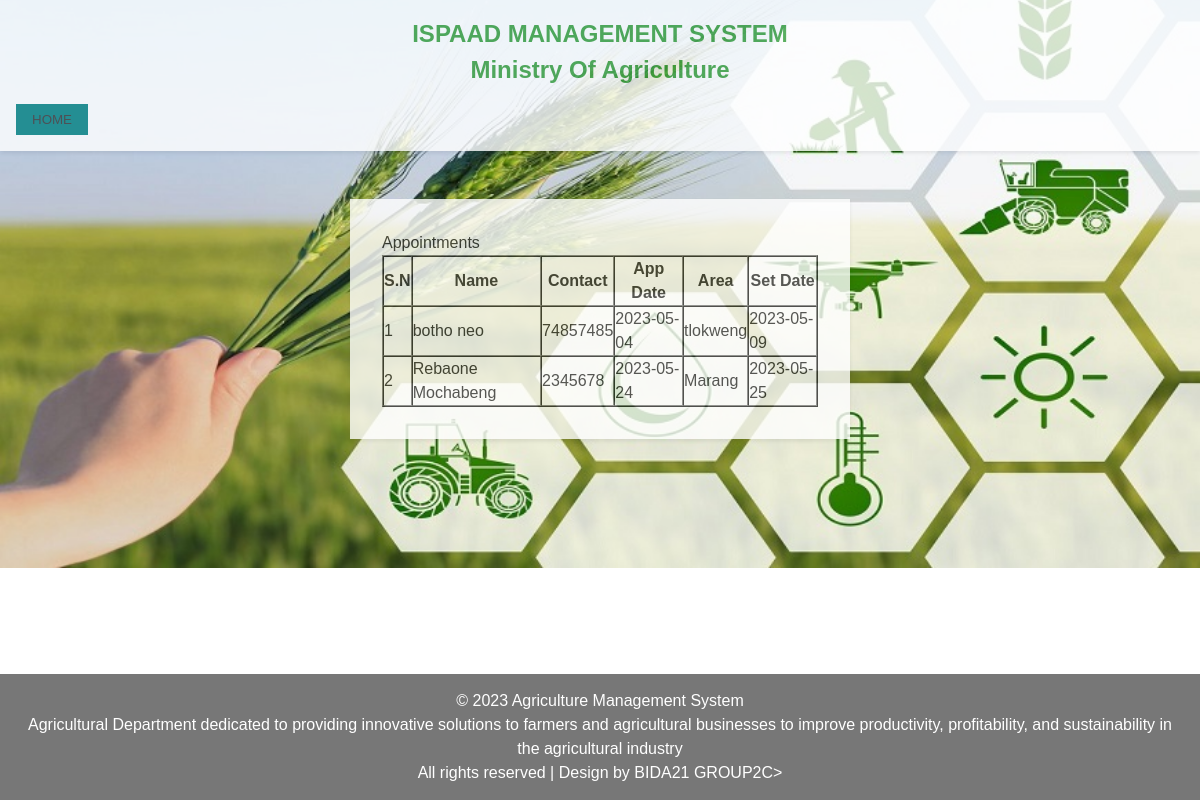
The page /viewApps.php on the database its author committed.
### tables this page shows
CREATE TABLE `appointments` (
  `name` varchar(55) NOT NULL,
  `contact` varchar(55) NOT NULL,
  `appdate` date NOT NULL,
  `area` varchar(55) NOT NULL,
  `setDate` date NOT NULL
);

### viewApps.php (the view, shortened to what this page needs)
<!DOCTYPE html>
<html>
    <head>
        <link rel="stylesheet" href="CSS/style.css">
    </head>
    <body>
        <header>
          <h2>ISPAAD MANAGEMENT SYSTEM<br>
            Ministry Of Agriculture</h2>
           <nav>
            <ul>
              <button type="submit">
                <a href="home.php">HOME</a>
            </button>
            </ul>
          </nav>
        </header>
        <br></br>
   <div class="Register Page">
      <div class="form">
        <form class="registration-form" action="" method="post">
          <p>Appointments</p>
<?php
$hostName = "localhost";
$username = "root";
$password = "";
$databaseName = "ispaad";
$conn = new PDO("mysql:host=$hostName;dbname=$databaseName", $username, $password);
$conn->setAttribute(PDO::ATTR_ERRMODE, PDO::ERRMODE_EXCEPTION);
try {
    $query= "SELECT name,  contact,  appdate,  area, setDate FROM appointments";
$prepared = $conn->prepare($query);
$prepared->execute();
$result = $prepared -> fetchAll(PDO::FETCH_ASSOC);
 ?>
 <table border="1" cellpadding="10" cellspacing="0">
 <tr>
    <th>S.N</th>
    <th>Name</th>
    <th>Contact</th>
    <th>App Date</th>
    <th>Area</th>
    <th>Set Date</th>
  </tr>
 <?php
 $sn=1;
 foreach($result as $data) {
   ?>
    <tr>
   <td><?php echo $sn; ?> </td>
   <td><?php echo $data['name']; ?> </td>
   <td><?php echo $data['contact']; ?> </td>
   <td><?php echo $data['appdate']; ?> </td>
   <td><?php echo $data['area']; ?> </td>
   <td><?php echo $data['setDate']; ?> </td>
    </tr>
    <?php
        $sn++;
  }
  ?>
</table>
  <?php
} catch(PDOException $e) {
  echo "Error: " . $e->getMessage();
}
?>
</div>
      </div>
    <br></br>
    <footer class="footer container-fluid text-center">
    <p>© 2023 Agriculture Management System</p>
          <p>Agricultural Department dedicated to providing innovative solutions to farmers and agricultural businesses to improve productivity, profitability, and sustainability in the agricultural industry</p>
          <p>All rights reserved | Design by BIDA21 GROUP2C></p>
</footer>
  </body>
</html>

### style.css (style rules this page uses)
* * { box-sizing: border-box; margin: 0; padding: 0; }
body { font-family: Arial, sans-serif; font-size: 16px; line-height: 1.5; color: #333; }
header { color: #369e3b; box-shadow: 0 2px 4px rgba(74, 161, 56, 0.63); padding: 1rem; position: sticky; }
.footer { background-color: #555; color: white; padding: 15px; position: fixed; left: 0; bottom: 0; width: 100%; }
nav ul { list-style: none; margin: 0; padding: 0; }
nav a { color: #333; text-decoration: none; }
button { background-color: #008080; color: #f5f2f2; border: none; padding: 0.5rem 1rem; cursor: pointer; transition: all 0.3s ease; }
footer { background-color: #333; color: #fff; padding: 1rem; text-align: center; }
* { box-sizing: border-box; margin: 0; padding: 0; }
header { background-color: #fff; box-shadow: 0 2px 4px rgba(0,0,0,0.1); padding: 1rem; opacity: 0.8; }
button { background-color:whitesmoke; color: rgb(34, 190, 34); border: none; padding: 0.5rem 1rem; cursor: pointer; transition: all 0.3s ease; }
footer { background-color: #333; color: #fff; padding: 1rem; text-align: center; opacity: 0.8; }
form { max-width: 500px; margin: 0 auto; padding: 2rem; background-color: #fff; box-shadow: 0 2px 4px rgba(0,0,0,0.1); opacity: 0.8; }
h2 { margin-bottom: 1rem; text-align: center; }
button { background-color: #008080; color: #fff; border: none; padding: 0.5rem 1rem; cursor: pointer; transition: all 0.3s ease; }
ul { list-style: none; margin: 0; padding: 0; justify-content: center; }

### viewApps.php (style rules this page uses)
body { background-image: url("images/image\ 1.jpg"); background-size: cover; background-repeat: no-repeat; background-position: center; }

### rows shown on the page
appointments: name "botho neo", contact "74857485", appdate "2023-05-04", area "tlokweng", setDate "2023-05-09"
appointments: name "Rebaone Mochabeng", contact "2345678", appdate "2023-05-24", area "Marang", setDate "2023-05-25"
